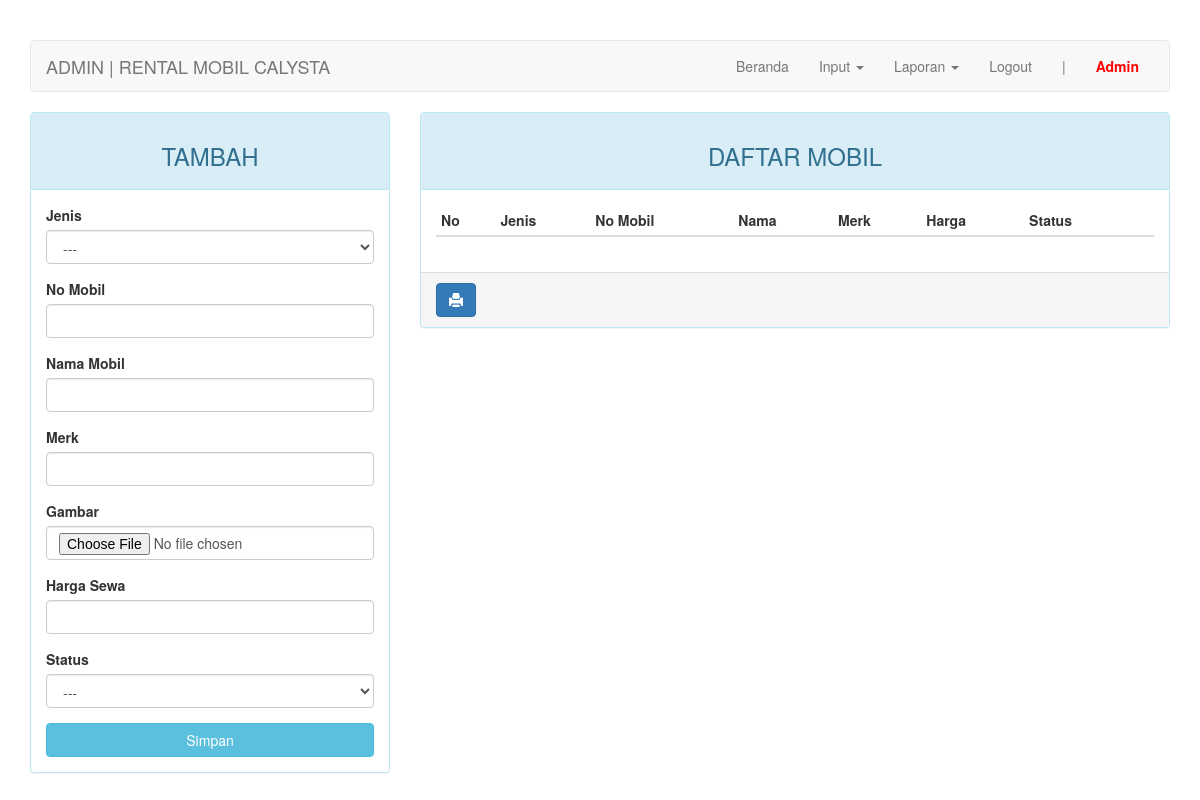
The app's page /admin/index.php?page=mobil (signed in), older data.
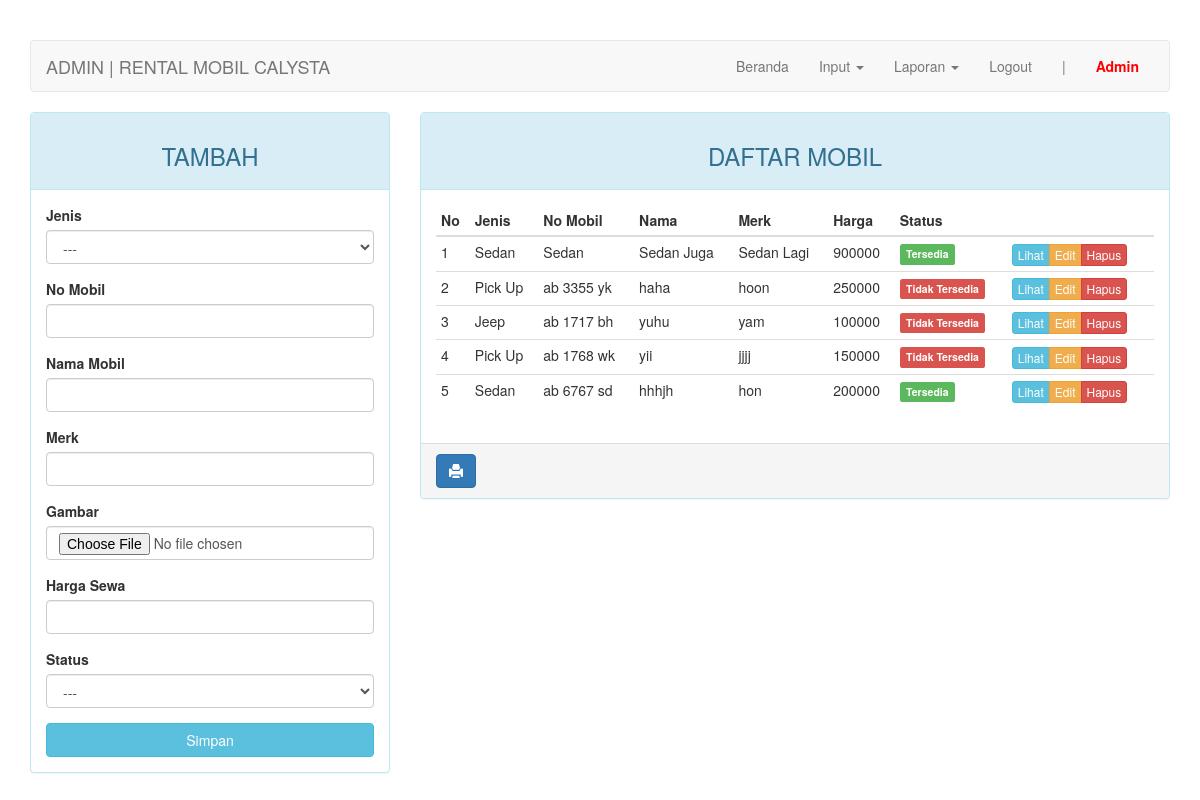
The same page, newer data.
### tables this page shows
CREATE TABLE `mobil` (
  `id_mobil` int(11) NOT NULL,
  `id_jenis` int(4) NOT NULL,
  `no_mobil` varchar(10) NOT NULL,
  `merk` varchar(20) NOT NULL,
  `nama_mobil` varchar(30) NOT NULL,
  `gambar` varchar(100) NOT NULL,
  `harga` int(7) NOT NULL,
  `status` enum('0','1') NOT NULL
);

CREATE TABLE `jenis` (
  `id_jenis` int(4) NOT NULL,
  `nama` varchar(30) NOT NULL
);

### admin/page/mobil.php (the view, shortened to what this page needs)
<?php
$update = (isset($_GET['action']) AND $_GET['action'] == 'update') ? true : false;
?>
<div class="row">
	<div class="col-md-4 hidden-print">
	    <div class="panel panel-<?= ($update) ? "warning" : "info" ?>">
	        <div class="panel-heading"><h3 class="text-center"><?= ($update) ? "EDIT" : "TAMBAH" ?></h3></div>
	        <div class="panel-body">
	            <form action="<?=$_SERVER['REQUEST_URI']?>" method="POST" enctype="multipart/form-data">
	                <div class="form-group">
	                    <label for="id_jenis">Jenis</label>
											<select class="form-control" name="id_jenis">
												<option>---</option>
											</select>
	                </div>
	                <div class="form-group">
	                    <label for="no_mobil">No Mobil</label>
	                    <input type="text" name="no_mobil" class="form-control" <?= (!$update) ?: 'value="'.$row["no_mobil"].'"' ?>>
	                </div>
	                <div class="form-group">
	                    <label for="nama_mobil">Nama Mobil</label>
	                    <input type="text" name="nama_mobil" class="form-control" <?= (!$update) ?: 'value="'.$row["nama_mobil"].'"' ?>>
	                </div>
	                <div class="form-group">
	                    <label for="merk">Merk</label>
	                    <input type="text" name="merk" class="form-control" <?= (!$update) ?: 'value="'.$row["merk"].'"' ?>>
	                </div>
	                <div class="form-group">
	                    <label for="gambar">Gambar</label>
	                    <input type="file" name="gambar" class="form-control">
	                </div>
	                <div class="form-group">
	                    <label for="harga">Harga Sewa</label>
	                    <input type="text" name="harga" class="form-control" <?= (!$update) ?: 'value="'.$row["harga"].'"' ?>>
	                </div>
	                <div class="form-group">
	                    <label for="status">Status</label>
											<select class="form-control" name="status">
												<option>---</option>
											</select>
	                </div>
	                <button type="submit" class="btn btn-<?= ($update) ? "warning" : "info" ?> btn-block">Simpan</button>
	            </form>
	        </div>
	    </div>
	</div>
	<div class="col-md-8">
	    <div class="panel panel-info">
	        <div class="panel-heading"><h3 class="text-center">DAFTAR MOBIL</h3></div>
	        <div class="panel-body">
	            <table class="table table-condensed">
	                <thead>
	                    <tr>
	                        <th>No</th>
	                        <th>Jenis</th>
	                        <th>No Mobil</th>
	                        <th>Nama</th>
	                        <th>Merk</th>
	                        <th>Harga</th>
	                        <th>Status</th>
	                        <th class="hidden-print"></th>
	                    </tr>
	                </thead>
	                <tbody>
	                    <?php $no = 1; ?>
	                    <?php if ($query = $connection->query("SELECT * FROM mobil JOIN jenis USING(id_jenis)")): ?>
	                        <?php while($row = $query->fetch_assoc()): ?>
	                        <tr>
	                            <td><?=$no++?></td>
															<td><?=$row['nama']?></td>
															<td><?=$row['no_mobil']?></td>
															<td><?=$row['nama_mobil']?></td>
															<td><?=$row['merk']?></td>
															<td><?=$row['harga']?></td>
															<td><span class="label label-<?=($row['status']) ? "success" : "danger" ?>"><?=($row['status']) ? "Tersedia" : "Tidak Tersedia" ?></span></td>
	                            <td class="hidden-print">
	                                <div class="btn-group">
	                                    <a href="../assets/img/mobil/<?=$row['gambar']?>" class="btn btn-info btn-xs fancybox">Lihat</a>
	                                    <a href="?page=mobil&action=update&key=<?=$row['id_mobil']?>" class="btn btn-warning btn-xs">Edit</a>
	                                    <a href="?page=mobil&action=delete&key=<?=$row['id_mobil']?>" class="btn btn-danger btn-xs">Hapus</a>
	                                </div>
	                            </td>
	                        </tr>
	                        <?php endwhile ?>
	                    <?php endif ?>
	                </tbody>
	            </table>
	        </div>
			    <div class="panel-footer hidden-print">
			        <a onClick="window.print();return false" class="btn btn-primary"><i class="glyphicon glyphicon-print"></i></a>
			    </div>
	    </div>
	</div>
</div>

Row changes from the older to the newer data that the page shows:
added mobil: id_jenis.nama "Sedan", no_mobil "Sedan", nama_mobil "Sedan Juga", merk "Sedan Lagi", harga "900000", status "Tersedia"
added mobil: id_jenis.nama "Pick Up", no_mobil "ab 3355 yk", nama_mobil "haha", merk "hoon", harga "250000", status "Tidak Tersedia"
added mobil: id_jenis.nama "Jeep", no_mobil "ab 1717 bh", nama_mobil "yuhu", merk "yam", harga "100000", status "Tidak Tersedia"
added mobil: id_jenis.nama "Pick Up", no_mobil "ab 1768 wk", nama_mobil "yii", merk "jjjj", harga "150000", status "Tidak Tersedia"
added mobil: id_jenis.nama "Sedan", no_mobil "ab 6767 sd", nama_mobil "hhhjh", merk "hon", harga "200000", status "Tersedia"
